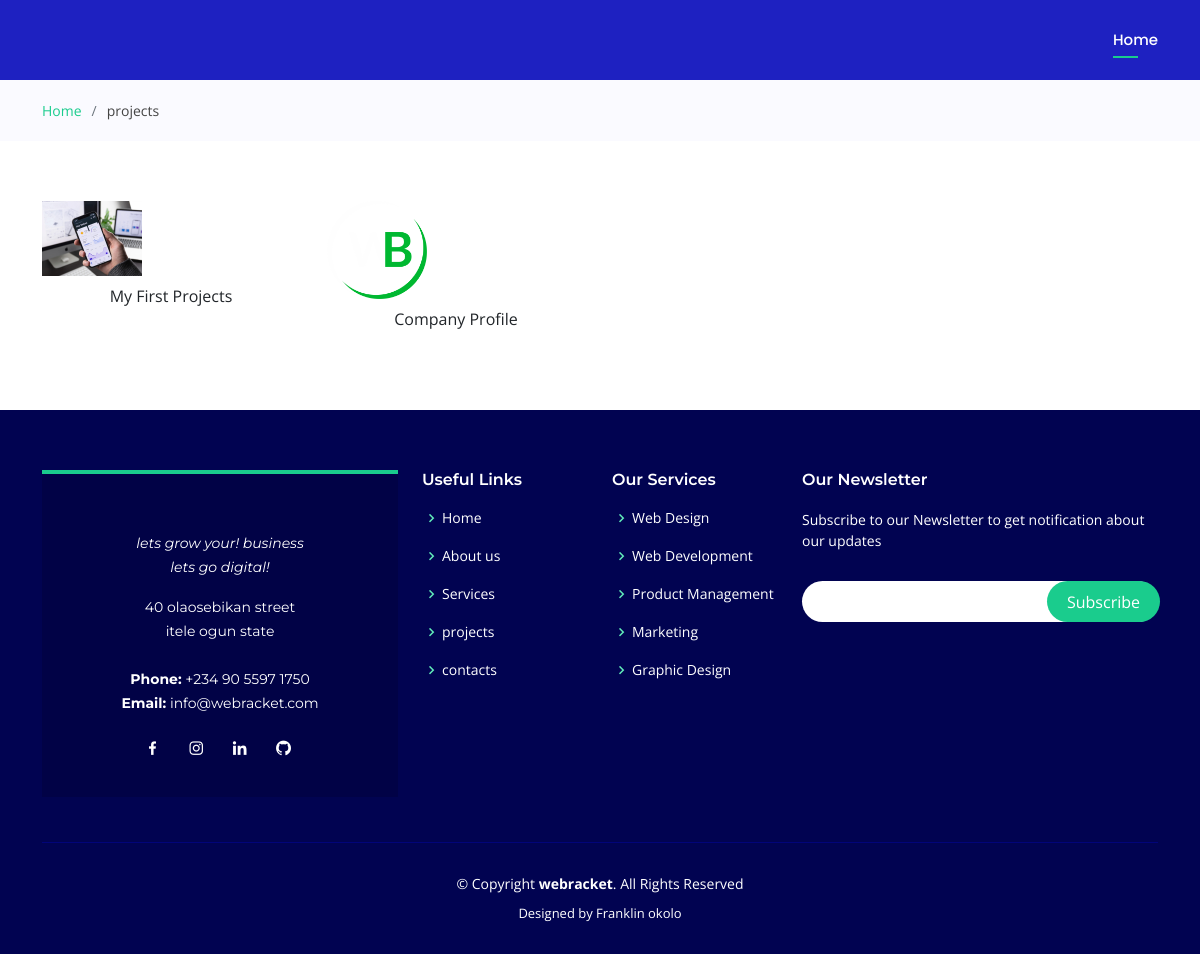
The page /projects/ on the database as committed earlier.
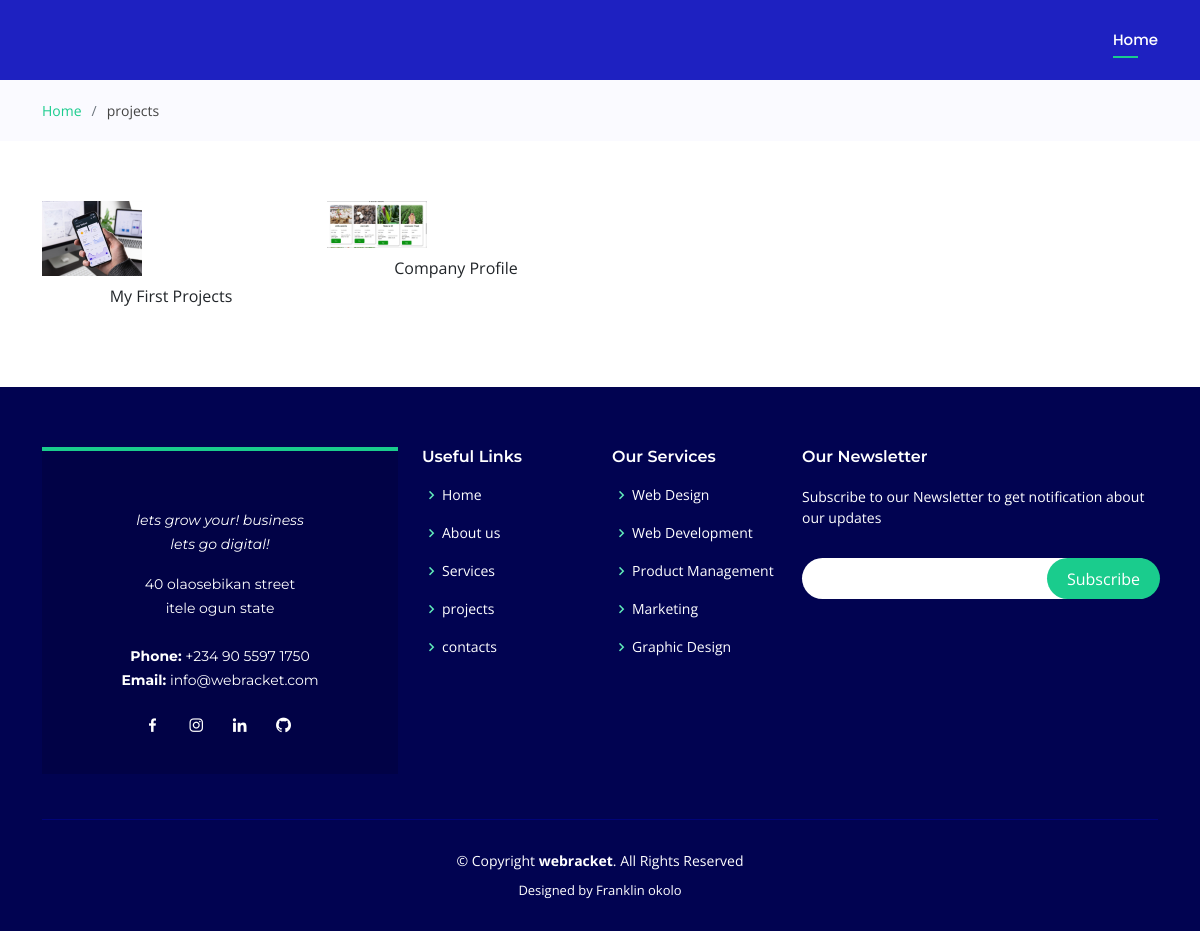
The same page on the database as committed later.
### portfolio/models.py (models this page shows, shortened)
class project(models.Model):
    title = models.CharField(max_length=200)
    thumbnail = models.ImageField(null=True, blank=True, upload_to="images/projects", default = "images/gallery/gallery-1.jpg")
    active = models.BooleanField(default = False)
    created = models.DateTimeField(auto_now_add=True)
    featured = models.BooleanField(default=True)

### portfolio/views.py (the view)
# urls.py: path('projects/', views.posts, name='projects'),
def posts(request):
    projects = project.objects.filter(active = True)
    context = {'projects': projects}
    return render(request, 'base/posts.html', context)

### portfolio/templates/base/posts.html (shortened to what this page needs)
{% extends 'base/project.main.html' %}
{% load static %}
{% block content %}
<main id="main">
    <section class="breadcrumbs">
      <div class="container">
        <div class="d-flex justify-content-between align-items-center">
          <ol>
            <li><a href="index.html">Home</a></li>
            <li>projects</li>
          </ol>
        </div>
      </div>
    </section>
    <section id="gallery" class="gallery">
        <div class="container">
          <div class="row no-gutters" data-aos="fade-left">
                {% for project in projects %}
                <div class="col-lg-3 col-md-4">
                <div class="gallery-item" data-aos="zoom-in" data-aos-delay="100">
                    <img src="{{project.thumbnail.url}}" alt="" class="img-fluid" width="100" height="100">
                    <p class="text-center text-dark pt-2 text-capitalize fs-3px">{{project.title}}</p>
                </div>
                </div>
                {% empty %}
                <div class="row">
                    <p class="text-center"> no project</p>
                </div>
                {% endfor %}
          </div>
        </div>
      </section>
  </main>
{% endblock content %}

### portfolio/templates/base/project.main.html (shortened to what this page needs)
{% load static %}
<!DOCTYPE html>
<html lang="en">
<head>
  <link href="{% static '/vendor/aos/aos.css' %}" rel="stylesheet">
  <link href="{% static 'css/bootstrap.min.css' %}" rel="stylesheet">
  <link href="{% static '/vendor/bootstrap-icons/bootstrap-icons.css' %}" rel="stylesheet">
  <link href="{% static '/vendor/boxicons/css/boxicons.min.css' %}" rel="stylesheet">
  <link href="{% static '/vendor/glightbox/css/glightbox.min.css' %}'" rel="stylesheet">
  <link href="{% static '/vendor/remixicon/remixicon.css' %}" rel="stylesheet">
  <link href="{% static '/vendor/swiper/swiper-bundle.min.css' %}" rel="stylesheet">
  <link href="{% static 'css/style.css' %}" rel="stylesheet">
<body>
  <header id="header" class="fixed-top d-flex align-items-center header-transparent">
    <div class="container d-flex align-items-center justify-content-between">
{% include 'base/project.nav.html' %}
    </div>
  </header>
    {% block content %}
    {% endblock content %}
{% include 'base/footer.html'%}
</body>
</html>

### portfolio/templates/base/project.nav.html (shortened to what this page needs)
<nav id="navbar" class="navbar">
    <ul>
      <li><a class="nav-link scrollto active" href="{% url 'home'%}">Home</a></li>
    </ul>
  </nav>

### portfolio/templates/base/footer.html (shortened to what this page needs)
{% load static %}
<footer id="footer">
    <div class="footer-top">
      <div class="container">
        <div class="row">
          <div class="col-lg-4 col-md-6">
            <div class="footer-info">
                <h6>
                </h6>
              <p class="pb-3"><em>lets grow your! business <br>lets go digital!</em></p>
              <p>
               40 olaosebikan street <br>
              itele ogun state<br><br>
                <strong>Phone:</strong> +234 90 5597 1750<br>
                 <strong>Email:</strong> info@webracket.com<br>
              </p>
              <div class="social-links mt-3">
                <a href="#" class="facebook"><i class="bx bxl-facebook"></i></a>
                <a href="#" class="instagram"><i class="bx bxl-instagram"></i></a>
                <a href="#" class="linkedin"><i class="bx bxl-linkedin"></i></a>
                <a href="#" class="github"><i class="bx bxl-github"></i></a>
              </div>
            </div>
          </div>
          <div class="col-lg-2 col-md-6 footer-links">
            <h4>Useful Links</h4>
            <ul>
              <li><i class="bx bx-chevron-right"></i> <a href="#">Home</a></li>
              <li><i class="bx bx-chevron-right"></i> <a href="#about">About us</a></li>
              <li><i class="bx bx-chevron-right"></i> <a href="#Services">Services</a></li>
              <li><i class="bx bx-chevron-right"></i> <a href="#projects">projects</a></li>
              <li><i class="bx bx-chevron-right"></i> <a href="#contact">contacts</a></li>
            </ul>
          </div>
          <div class="col-lg-2 col-md-6 footer-links">
            <h4>Our Services</h4>
            <ul>
              <li><i class="bx bx-chevron-right"></i> <a href="#">Web Design</a></li>
              <li><i class="bx bx-chevron-right"></i> <a href="#">Web Development</a></li>
              <li><i class="bx bx-chevron-right"></i> <a href="#">Product Management</a></li>
              <li><i class="bx bx-chevron-right"></i> <a href="#">Marketing</a></li>
              <li><i class="bx bx-chevron-right"></i> <a href="#">Graphic Design</a></li>
            </ul>
          </div>
          <div class="col-lg-4 col-md-6 footer-newsletter">
            <h4>Our Newsletter</h4>
            <p>Subscribe to our Newsletter to get notification about our updates</p>
            <form action="" method="post">
              <input type="email" name="email"><input type="submit" value="Subscribe">
            </form>
          </div>
        </div>
      </div>
    </div>
    <div class="container">
      <div class="copyright">
        &copy; Copyright <strong><span>webracket</span></strong>. All Rights Reserved
      </div>
      <div class="credits">
        Designed by Franklin okolo
      </div>
    </div>
  </footer>

### portfolio/static/css/style.css (style rules this page uses)
body { font-family: "Open Sans", sans-serif; color: #444444; }
a { color: #1acc8d; text-decoration: none; }
h1, h2, h3, h4, h5, h6 { font-family: "Montserrat", sans-serif; }
#header { height: 80px; transition: all 0.5s; z-index: 997; transition: all 0.5s; background: rgba(3, 4, 75, 0.933); }
#header.header-transparent { background: rgba(8, 11, 187, 0.91); }
.navbar { padding: 0; }
.navbar ul { margin: 0; padding: 0; display: flex; list-style: none; align-items: center; }
.navbar li { position: relative; }
.navbar a, .navbar a:focus { display: flex; align-items: center; justify-content: space-between; padding: 10px 0 10px 30px; font-size: 15px; font-weight: 500; font-family: "Poppins", sans-serif; color: rgba(255, 255, 255, 0.7); white-space: nowrap; transition: 0.3s; }
.navbar > ul > li > a:before { content: ""; position: absolute; width: 0; height: 2px; bottom: 3px; left: 30px; background-color: #1acc8d; visibility: hidden; width: 0px; transition: all 0.3s ease-in-out 0s; }
.navbar a:hover:before, .navbar li:hover > a:before, .navbar .active:before { visibility: visible; width: 25px; }
.navbar a:hover, .navbar .active, .navbar .active:focus, .navbar li:hover > a { color: #fff; }
section { padding: 60px 0; overflow: hidden; }
.breadcrumbs { padding: 20px 0; background-color: #fafaff; min-height: 40px; margin-top: 80px; }
.breadcrumbs ol { display: flex; flex-wrap: wrap; list-style: none; padding: 0; margin: 0; font-size: 14px; }
.breadcrumbs ol li + li { padding-left: 10px; }
.breadcrumbs ol li + li::before { display: inline-block; padding-right: 10px; color: #6c757d; content: "/"; }
.gallery .gallery-item { overflow: hidden; border-right: 3px solid #fff; border-bottom: 3px solid #fff; }
.gallery .gallery-item img { transition: all ease-in-out 0.4s; }
#footer { background: #010351; padding: 0 0 30px 0; color: #fff; font-size: 14px; }
#footer .footer-top { padding: 60px 0 30px 0; }
#footer .footer-top .footer-info { margin-bottom: 15px; background: #010246; color: #fff; border-top: 4px solid #1acc8d; text-align: center; padding: 30px 20px; }
#footer .footer-top .footer-info p { font-size: 14px; line-height: 24px; margin-bottom: 0; font-family: "Montserrat", sans-serif; }
#footer .footer-top .social-links a { font-size: 18px; display: inline-block; color: #fff; line-height: 1; padding: 8px 0; margin-right: 4px; border-radius: 50%; text-align: center; width: 36px; height: 36px; transition: 0.3s; }
#footer .footer-top h4 { font-size: 16px; font-weight: 600; color: #fff; position: relative; padding-bottom: 12px; }
#footer .footer-top .footer-links { margin-bottom: 30px; }
#footer .footer-top .footer-links ul { list-style: none; padding: 0; margin: 0; }
#footer .footer-top .footer-links ul i { padding-right: 2px; color: #61ebba; font-size: 18px; line-height: 1; }
#footer .footer-top .footer-links ul li { padding: 10px 0; display: flex; align-items: center; }
#footer .footer-top .footer-links ul li:first-child { padding-top: 0; }
#footer .footer-top .footer-links ul a { color: #fff; transition: 0.3s; display: inline-block; line-height: 1; }
#footer .footer-top .footer-newsletter form { margin-top: 30px; background: #fff; padding: 6px 10px 6px 15px; position: relative; border-radius: 50px; }
#footer .footer-top .footer-newsletter form input[type=email] { border: 0; padding: 4px; width: calc(100% - 110px); }
#footer .footer-top .footer-newsletter form input[type=submit] { position: absolute; top: 0; right: -2px; bottom: 0; border: 0; background: none; font-size: 16px; padding: 0 20px; background: #1acc8d; color: #fff; transition: 0.3s; border-radius: 50px; }
#footer .copyright { border-top: 1px solid #010479; text-align: center; padding-top: 30px; }
#footer .credits { padding-top: 10px; text-align: center; font-size: 13px; color: #fff; }

Rows that differ between the two databases and show on the page:
changed project "Company Profile": thumbnail: a different picture
